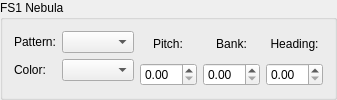
      <widget class="QGroupBox" name="groupBox_3">
       <property name="title">
        <string>FS1 Nebula</string>
       </property>
       <layout class="QHBoxLayout" name="horizontalLayout_4">
        <item>
         <layout class="QFormLayout" name="formLayout_4">
          <item row="0" column="1">
           <widget class="QComboBox" name="comboBox_5"/>
          </item>
          <item row="1" column="0">
           <widget class="QLabel" name="label_14">
            <property name="text">
             <string>Color:</string>
            </property>
           </widget>
          </item>
          <item row="1" column="1">
           <widget class="QComboBox" name="comboBox_6"/>
          </item>
          <item row="0" column="0">
           <widget class="QLabel" name="label_13">
            <property name="text">
             <string>Pattern:</string>
            </property>
           </widget>
          </item>
         </layout>
        </item>
        <item>
         <layout class="QGridLayout" name="gridLayout_5">
          <item row="0" column="0" alignment="Qt::AlignHCenter">
           <widget class="QLabel" name="label_15">
            <property name="text">
             <string>Pitch:</string>
            </property>
            <property name="alignment">
             <set>Qt::AlignCenter</set>
            </property>
           </widget>
          </item>
          <item row="0" column="1" alignment="Qt::AlignHCenter">
           <widget class="QLabel" name="label_16">
            <property name="text">
             <string>Bank:</string>
            </property>
            <property name="alignment">
             <set>Qt::AlignCenter</set>
            </property>
           </widget>
          </item>
          <item row="0" column="2">
           <widget class="QLabel" name="label_17">
            <property name="text">
             <string>Heading:</string>
            </property>
            <property name="alignment">
             <set>Qt::AlignCenter</set>
            </property>
           </widget>
          </item>
          <item row="1" column="0">
           <widget class="QDoubleSpinBox" name="doubleSpinBox_11"/>
          </item>
          <item row="1" column="1">
           <widget class="QDoubleSpinBox" name="doubleSpinBox_12"/>
          </item>
          <item row="1" column="2">
           <widget class="QDoubleSpinBox" name="doubleSpinBox_13"/>
          </item>
         </layout>
        </item>
       </layout>
      </widget>
